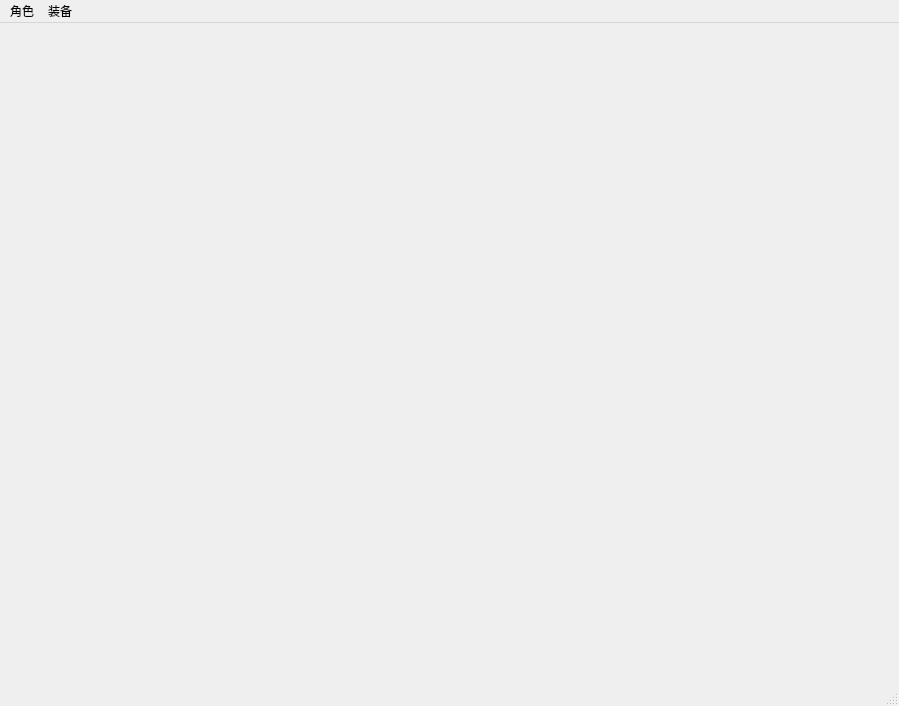
<?xml version="1.0" encoding="UTF-8"?>
<ui version="4.0">
 <class>MainWindow</class>
 <widget class="QMainWindow" name="MainWindow">
  <property name="geometry">
   <rect>
    <x>0</x>
    <y>0</y>
    <width>899</width>
    <height>706</height>
   </rect>
  </property>
  <property name="windowTitle">
   <string>MainWindow</string>
  </property>
  <widget class="QWidget" name="centralwidget"/>
  <widget class="QMenuBar" name="menubar">
   <property name="geometry">
    <rect>
     <x>0</x>
     <y>0</y>
     <width>899</width>
     <height>23</height>
    </rect>
   </property>
   <widget class="QMenu" name="menu">
    <property name="title">
     <string>角色</string>
    </property>
    <addaction name="action"/>
    <addaction name="action_2"/>
   </widget>
   <widget class="QMenu" name="menu_2">
    <property name="title">
     <string>装备</string>
    </property>
    <addaction name="action_3"/>
    <addaction name="action_4"/>
   </widget>
   <addaction name="menu"/>
   <addaction name="menu_2"/>
  </widget>
  <widget class="QStatusBar" name="statusbar"/>
  <action name="action">
   <property name="text">
    <string>添加</string>
   </property>
  </action>
  <action name="action_2">
   <property name="text">
    <string>修改</string>
   </property>
  </action>
  <action name="action_3">
   <property name="text">
    <string>添加</string>
   </property>
  </action>
  <action name="action_4">
   <property name="text">
    <string>修改</string>
   </property>
  </action>
 </widget>
 <resources/>
 <connections/>
</ui>
